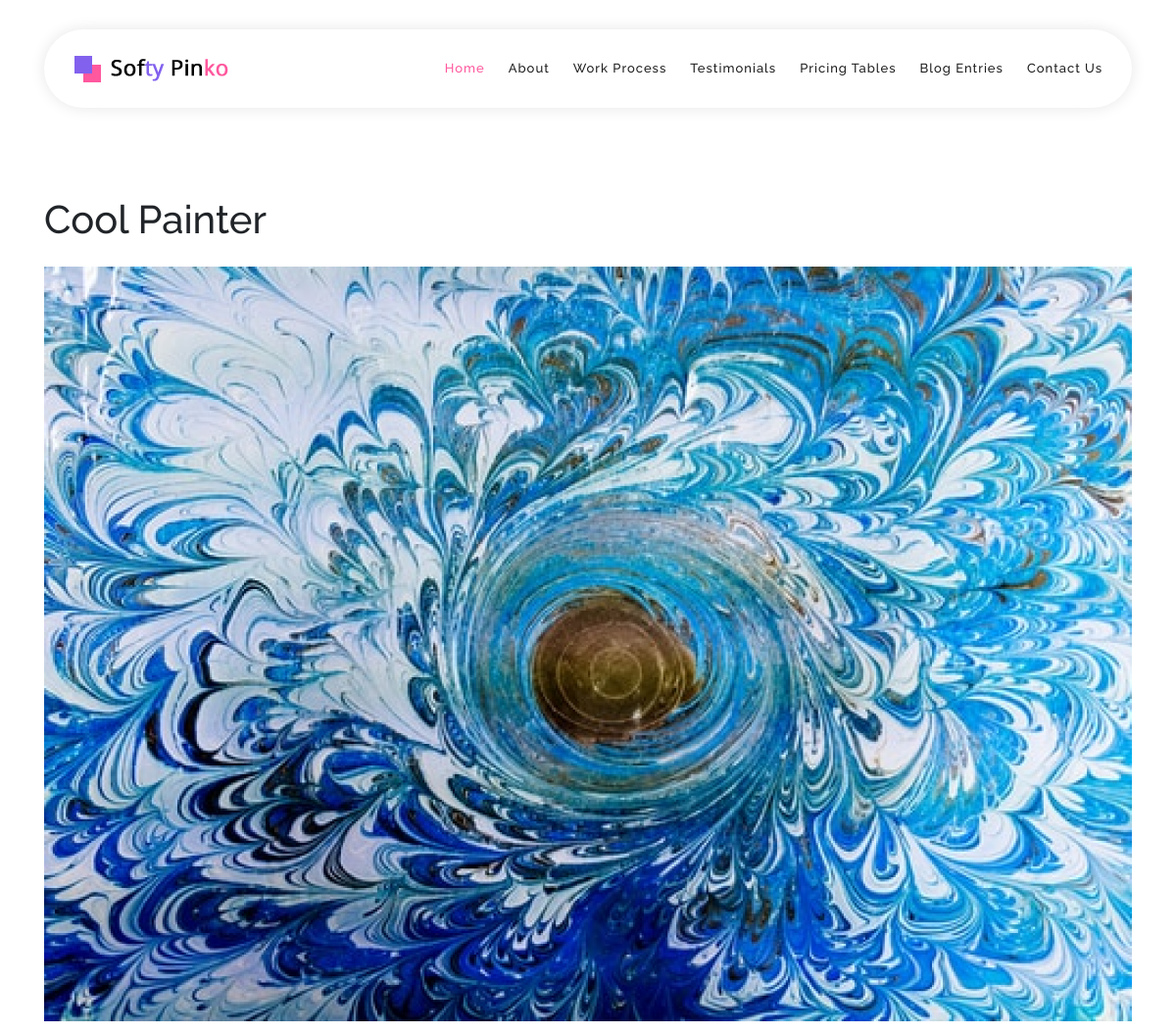
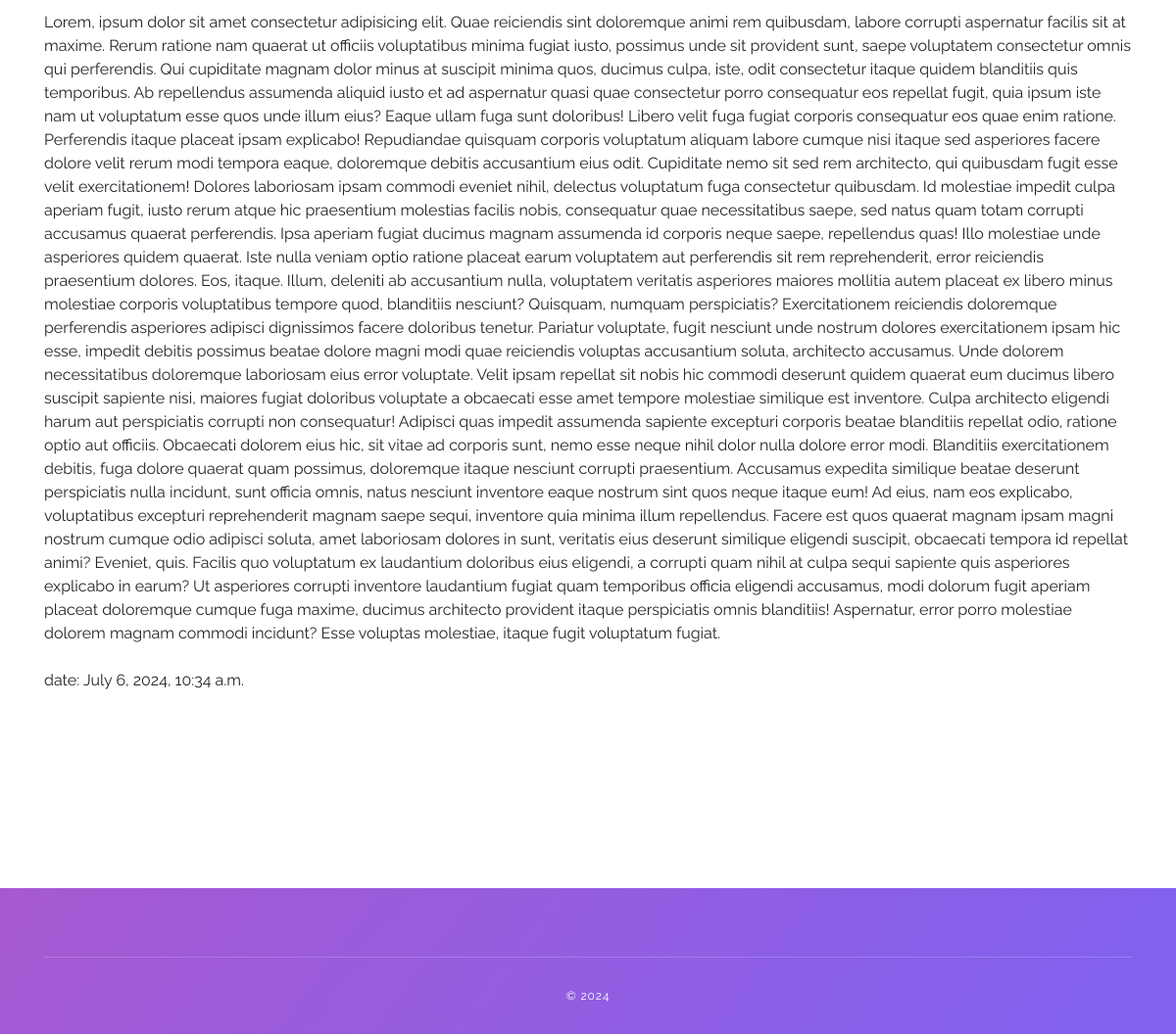
The app's page /blog/2/ with its own data (2 pictures, top to bottom).
### app/models.py (models this page shows)
class Blog(models.Model):
    image = models.ImageField(upload_to="blog")
    title = models.CharField(max_length=60)
    description = models.TextField()
    created_at = models.DateTimeField(default=timezone.now)
    def __str__(self):
        return self.title
    class Meta:
        verbose_name = "Blog"
        verbose_name_plural = "Blogs"

### app/views.py (the view)
# urls.py: path("blog/<int:blog_id>/", single_blog, name="blog"),
def single_blog(request, blog_id):
    blog = Blog.objects.get(id=blog_id)
    print(blog)
    print(id)
    return render(request, "single_blog.html", {
        "blog": blog
    })

### app/templates/single_blog.html
{% extends "base.html" %}
{% block single_blog %}
<div style="padding-top: 200px; margin-bottom: 200px" class="container">
  <h1 class="mb-4">
    {{blog.title}}
  </h1>
  <div>
    <img src={{blog.image.url}} alt={{blog.title}} class="d-block img-fluid mb-4 w-100">
  </div>
  <p>
    {{blog.description}}
  </p>
  <div class="mt-4">date: {{blog.created_at}}</div>
</div>
{% endblock %}

### app/static/css/templatemo-softy-pinko.css (style rules this page uses)
html, body, div, span, applet, object, iframe, h1, h2, h3, h4, h5, h6, p, blockquote, div pre, a, abbr, acronym, address, big, cite, code, del, dfn, em, font, img, ins, kbd, q, s, samp, small, strike, strong, sub, sup, tt, var, b, u, i, center, dl, dt, dd, ol, ul, li, figure, header, nav, section, article, aside, footer, figcaption { margin: 0; padding: 0; border: 0; outline: 0; }
* { box-sizing: border-box; }
html, body { font-family: "Raleway", sans-serif; font-weight: 400; background-color: #fff; font-size: 16px; -ms-text-size-adjust: 100%; -webkit-font-smoothing: antialiased; -moz-osx-font-smoothing: grayscale; }
h1, h2, h3, h4, h5, h6 { margin-top: 0px; margin-bottom: 0px; }
html, body { background: #fff; font-family: "Raleway", sans-serif; }

### records on screen
Blog: title "Cool Painter", image (picture), description "Lorem, ipsum dolor sit amet consectetur adipisicing elit. Quae reiciendis sint doloremque animi rem quibusdam, labore corrupti aspernatur facilis sit at maxime. Rerum ratione nam quaerat ut officiis voluptatibus minima fugiat iusto, possimus unde sit provident sunt, saepe voluptatem consectetur omnis qui perferendis. Qui cupiditate magnam dolor minus at suscipit minima quos, ducimus culpa, iste, odit consectetur itaque quidem blanditiis quis temporibus. Ab repellendus assumenda aliquid iusto et ad aspernatur quasi quae consectetur porro consequatur eos repellat fugit, quia ipsum iste nam ut voluptatum esse quos unde illum eius? Eaque ullam fuga sunt doloribus! Libero velit fuga fugiat…", created_at "July 6, 2024, 10:34 a.m."
